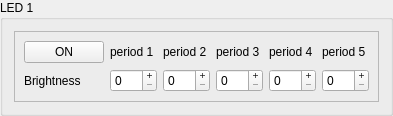
                  <widget class="QGroupBox" name="led1group">
                   <property name="title">
                    <string>LED 1</string>
                   </property>
                   <layout class="QVBoxLayout" name="verticalLayout_14">
                    <item>
                     <widget class="QFrame" name="frame_2">
                      <property name="frameShape">
                       <enum>QFrame::StyledPanel</enum>
                      </property>
                      <property name="frameShadow">
                       <enum>QFrame::Raised</enum>
                      </property>
                      <layout class="QGridLayout" name="gridLayout_2">
                       <item row="1" column="4">
                        <widget class="QSpinBox" name="led1box4">
                         <property name="buttonSymbols">
                          <enum>QAbstractSpinBox::PlusMinus</enum>
                         </property>
                         <property name="maximum">
                          <number>100</number>
                         </property>
                        </widget>
                       </item>
                       <item row="0" column="3">
                        <widget class="QLabel" name="brightness_7">
                         <property name="frameShape">
                          <enum>QFrame::NoFrame</enum>
                         </property>
                         <property name="text">
                          <string>period 3</string>
                         </property>
                        </widget>
                       </item>
                       <item row="0" column="1">
                        <widget class="QLabel" name="Brightness1_2">
                         <property name="frameShape">
                          <enum>QFrame::NoFrame</enum>
                         </property>
                         <property name="text">
                          <string>period 1</string>
                         </property>
                        </widget>
                       </item>
                       <item row="1" column="1">
                        <widget class="QSpinBox" name="led1box1">
                         <property name="buttonSymbols">
                          <enum>QAbstractSpinBox::PlusMinus</enum>
                         </property>
                         <property name="maximum">
                          <number>100</number>
                         </property>
                        </widget>
                       </item>
                       <item row="0" column="4">
                        <widget class="QLabel" name="brightness_6">
                         <property name="frameShape">
                          <enum>QFrame::NoFrame</enum>
                         </property>
                         <property name="text">
                          <string>period 4</string>
                         </property>
                        </widget>
                       </item>
                       <item row="0" column="2">
                        <widget class="QLabel" name="brightness_8">
                         <property name="frameShape">
                          <enum>QFrame::NoFrame</enum>
                         </property>
                         <property name="text">
                          <string>period 2</string>
                         </property>
                        </widget>
                       </item>
                       <item row="0" column="0">
                        <widget class="QPushButton" name="protled1button">
                         <property name="text">
                          <string>ON</string>
                         </property>
                         <property name="checkable">
                          <bool>true</bool>
                         </property>
                         <property name="checked">
                          <bool>false</bool>
                         </property>
                         <property name="autoDefault">
                          <bool>true</bool>
                         </property>
                         <property name="default">
                          <bool>false</bool>
                         </property>
                        </widget>
                       </item>
                       <item row="0" column="5">
                        <widget class="QLabel" name="brightness_9">
                         <property name="frameShape">
                          <enum>QFrame::NoFrame</enum>
                         </property>
                         <property name="text">
                          <string>period 5</string>
                         </property>
                        </widget>
                       </item>
                       <item row="1" column="5">
                        <widget class="QSpinBox" name="led1box5">
                         <property name="buttonSymbols">
                          <enum>QAbstractSpinBox::PlusMinus</enum>
                         </property>
                         <property name="maximum">
                          <number>100</number>
                         </property>
                        </widget>
                       </item>
                       <item row="1" column="3">
                        <widget class="QSpinBox" name="led1box3">
                         <property name="buttonSymbols">
                          <enum>QAbstractSpinBox::PlusMinus</enum>
                         </property>
                         <property name="maximum">
                          <number>100</number>
                         </property>
                        </widget>
                       </item>
                       <item row="1" column="0">
                        <widget class="QLabel" name="Brightness1_3">
                         <property name="frameShape">
                          <enum>QFrame::NoFrame</enum>
                         </property>
                         <property name="text">
                          <string>Brightness</string>
                         </property>
                        </widget>
                       </item>
                       <item row="1" column="2">
                        <widget class="QSpinBox" name="led1box2">
                         <property name="buttonSymbols">
                          <enum>QAbstractSpinBox::PlusMinus</enum>
                         </property>
                         <property name="maximum">
                          <number>100</number>
                         </property>
                        </widget>
                       </item>
                      </layout>
                     </widget>
                    </item>
                   </layout>
                  </widget>
